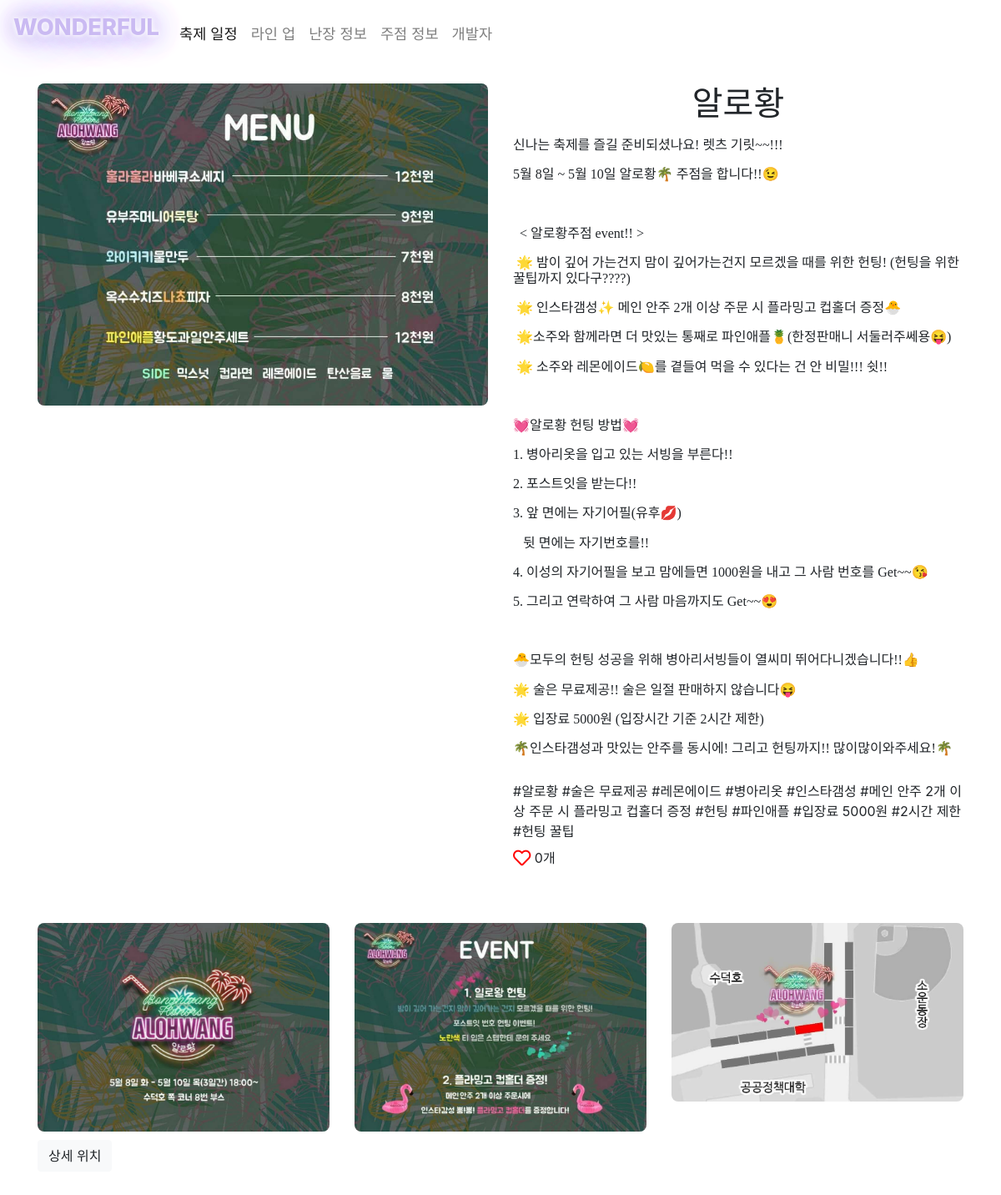
Page /jujum/6/ on the committed database.
### jujum/models.py (models this page shows, shortened)
class Jujum(models.Model):
    title = models.CharField(max_length=20)
    content = models.TextField(blank=True, null=True)
    menu = models.ImageField(null=True, blank=True, upload_to='home/%Y/%m/%d')
    image1 = models.ImageField(null=True, blank=True, upload_to='home/%Y/%m/%d')
    image2 = models.ImageField(null=True, blank=True, upload_to='home/%Y/%m/%d')
    image3 = models.ImageField(null=True, blank=True, upload_to='home/%Y/%m/%d')
    tags = TaggableManager()
    like_count = models.IntegerField(default=0)
    lat = models.DecimalField(max_digits=9, decimal_places=6, null=True)
    lng = models.DecimalField(max_digits=9, decimal_places=6, null=True)
    priority = models.IntegerField(default=0, null=True, blank=True)
    class Meta:
        ordering = ["priority"]

### jujum/views.py (the view)
# urls.py: path('<int:pk>/', views.JujumDetailView.as_view(), name='detail'),
class JujumDetailView(generic.DetailView):
    model = Jujum

### jujum/templates/jujum/jujum_detail.html (shortened to what this page needs)
{% extends 'home/detail_base.html' %}
{% block content %}
<div class="container">
    <div class="row">
        <div class="jujum_image col-md-6">
            {% if object.menu %}
                <img src="{{ object.menu.url }}" class="img-fluid" alt="Responsive image">
            {% else %}
                <img src="/static/image/main.jpg" class="img-fluid" alt="Responsive image">
            {% endif %}
        </div>
        <div class="jujum_content col-md-6">
            <h1> {{ object.title }} </h1>
            <p> {{ object.content | safe}} </p>
            <div class="tag_section">
                {% for tag in object.tags.all %}
                    <li class= "tag_display"> #{{ tag }} </li>
                {% endfor %}
            </div>
            <div class="like_section">
                <i class="like far fa-heart fa-lg"></i>
                <p style="display:inline-block;" id="count_like-{{ object.id }}">{{ object.like_count }}개</p>
            </div>
        </div>
    </div>
    <div class="row">
        {% if object.image1 %}
            <div class="jujum_image col-md-4">
                <img src="{{ object.image1.url }}" class="img-fluid" alt="Responsive image">
            </div>
        {% endif %}
        {% if object.image2 %}
            <div class="jujum_image col-md-4">
                <img src="{{ object.image2.url }}" class="img-fluid" alt="Responsive image">
            </div>
        {% endif %}
        {% if object.image3 %}
            <div class="jujum_image col-md-4">
                <img src="{{ object.image3.url }}" class="img-fluid" alt="Responsive image">
            </div>
        {% endif %}
    </div>
    <div class="col-md-12 detail_btn">
        <button class="map_detail btn btn-light" data-toggle="collapse" href="#detail_map" role="button" aria-expanded="false"
            aria-controls="detail_map">
            상세 위치
        </button>
    </div>
</div>
{% endblock %}

### home/static/css/base.css (style rules this page uses)
* { padding: 0; }
.nanjang_image > img, .jujum_image > img { border-radius: 8px; }
.jujum_content > h1 { text-align: center; }
.jujum_content > p { line-height: 30px; font-family: 'dayright', 'Nanum Pen Script', cursive !important; }
.nanjang_image, .nanjang_content, .jujum_image, .jujum_content { margin-top: 50px; }
.map_detail { display: block; margin: 10px 0; }
.like { color: red; }
.tag_display { display:inline; }
.tag_section { height: 50px; margin: 30px 0; }
.detail_btn { margin: 10px 0; padding: 0; }

### rows in the picture
Jujum: menu (picture), title "알로황", content "신나는 축제를 즐길 준비되셨나요! 렛츠 기릿~~!!! 5월 8일 ~ 5월 10일 알로황🌴 주점을 합니다!!😉 < 알로황주점 event!! > 🌟 밤이 깊어 가는건지 맘이 깊어가는건지 모르겠을 때를 위한 헌팅! (헌팅을 위한 꿀팁까지 있다구????) 🌟 인스타갬성✨ 메인 안주 2개 이상 주문 시 플라밍고 컵홀더 증정🐣 🌟소주와 함께라면 더 맛있는 통째로 파인애플🍍(한정판매니 서둘러주쎄용😝) 🌟 소주와 레몬에이드🍋를 곁들여 먹을 수 있다는 건 안 비밀!!! 쉿!! 💓알로황 헌팅 방법💓 1. 병아리옷을 입고 있는 서빙을 부른다!! 2. 포스트잇을 받는다!! 3. 앞 면에는 자기어필(유후💋) 뒷 면에는 자기번호를!! 4. 이성의 자기어필을 보고 맘에들면 1000원을 내고 그 사람 번호를 Get~~😘 5. 그리고 연락하여 그 사람 마음까지도 Get~~😍 🐣모두의 헌팅 성공을 위해 병아리서빙들이 열씨미 뛰어다니겠습니다!!👍 🌟 술은 무료제공!! 술은 일절 판매하지 않습니다😝 🌟 입장료 5000원 (입장시간 기준 2시간 제한) 🌴인스타갬성과 맛있는 안주를 동시에! 그리고 헌팅까지!! 많이많이와주세요!🌴", like_count "0", image1 (picture), image2 (picture), image3 (picture)
Tag: name "알로황"
Tag: name "술은 무료제공"
Tag: name "레몬에이드"
Tag: name "병아리옷"
Tag: name "인스타갬성"
Tag: name "메인 안주 2개 이상 주문 시 플라밍고 컵홀더 증정"
Tag: name "헌팅"
Tag: name "파인애플"
Tag: name "입장료 5000원"
Tag: name "2시간 제한"
Tag: name "헌팅 꿀팁"
